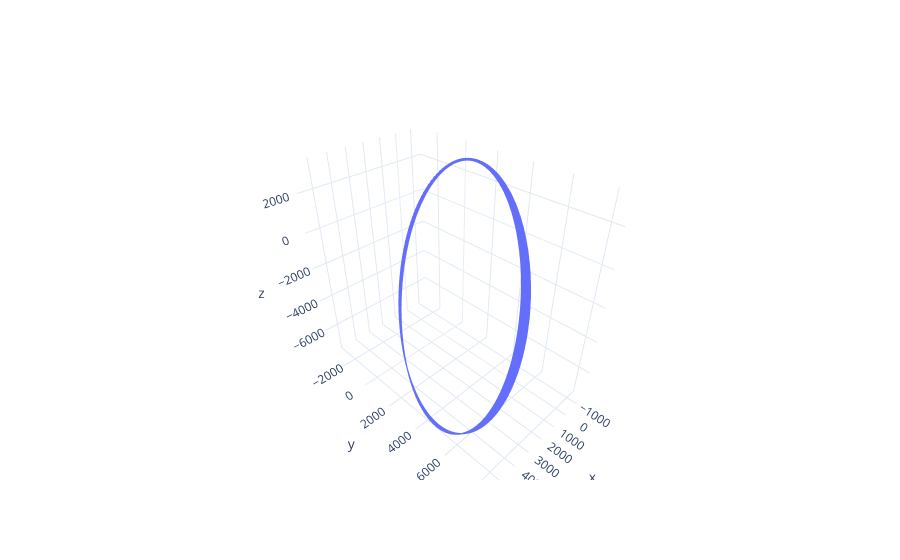

Notebook cell for this chart:
### Code cell
import plotly.graph_objects as go
import plotly.io as pio
pio.templates.default = "plotly_white"

n = 1
fig = go.Figure()
fig.add_trace(go.Scatter3d(x=rvs[::n, 0], y=rvs[::n, 1], z=rvs[::n, 2], mode='lines', name='Orbit'))
fig.update_layout(scene=dict(aspectmode='data'))
fig.show()

### Figure 1 — Plotly figure (JSON) as saved in the notebook; plotly's stock layout.template omitted (floating-point values rounded to 4 significant figures; data arrays with more than 128 entries replaced by an {"elided": "..."} marker saying what was removed)
{"data": [{"mode": "lines", "name": "Orbit", "type": "scatter3d", "x": {"elided": "14400 float values"}, "y": {"elided": "14400 float values"}, "z": {"elided": "14400 float values"}}], "layout": {"scene": {"aspectmode": "data"}}}
